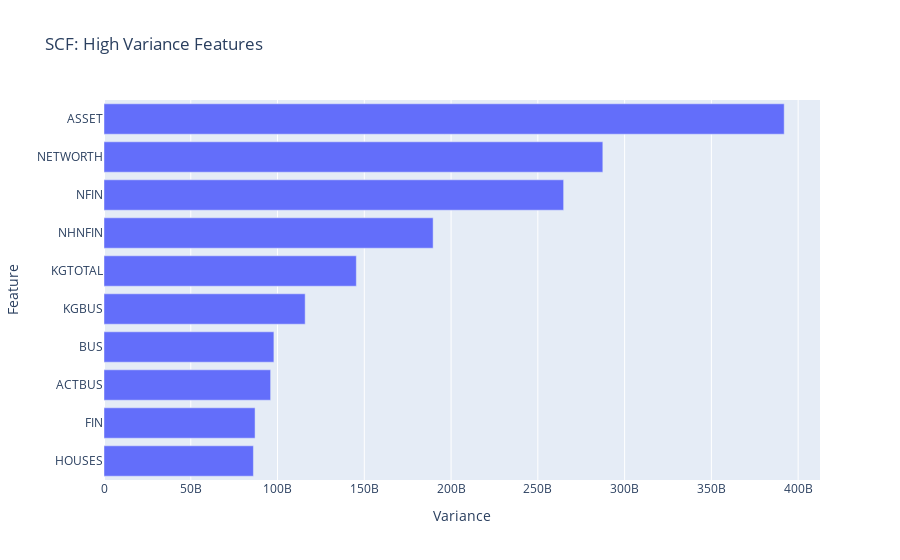

The code cell stored with this chart in its notebook:
### Code cell
import plotly.express as px

fig = px.bar(
    x=data.values, 
    y=data.index, 
    orientation='h',
    labels={'x': 'Variance', 'y': 'Feature'}, 
    title='SCF: High Variance Features'
)

fig.show()

### Figure 1 — Plotly figure (JSON) as saved in the notebook; plotly's stock layout.template omitted (floating-point values rounded to 4 significant figures)
{"data": [{"alignmentgroup": "True", "hovertemplate": "Variance=%{x}<br>Feature=%{y}<extra></extra>", "legendgroup": "", "marker": {"color": "#636efa", "pattern": {"shape": ""}}, "name": "", "offsetgroup": "", "orientation": "h", "showlegend": false, "textposition": "auto", "type": "bar", "x": [86100000000.0, 87050000000.0, 96030000000.0, 97900000000.0, 115900000000.0, 145400000000.0, 189700000000.0, 264900000000.0, 287500000000.0, 392000000000.0], "xaxis": "x", "y": ["HOUSES", "FIN", "ACTBUS", "BUS", "KGBUS", "KGTOTAL", "NHNFIN", "NFIN", "NETWORTH", "ASSET"], "yaxis": "y"}], "layout": {"autosize": true, "barmode": "relative", "legend": {"tracegroupgap": 0}, "title": {"text": "SCF: High Variance Features"}, "xaxis": {"anchor": "y", "autorange": true, "domain": [0, 1], "range": [0, 412600000000.0], "title": {"text": "Variance"}, "type": "linear"}, "yaxis": {"anchor": "x", "autorange": true, "domain": [0, 1], "range": [-0.5, 9.5], "title": {"text": "Feature"}, "type": "category"}}}
